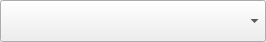
<?xml version="1.0" encoding="UTF-8"?>
<ui version="4.0">
 <class>GoodsDialog</class>
 <widget class="QWidget" name="GoodsDialog">
  <property name="geometry">
   <rect>
    <x>0</x>
    <y>0</y>
    <width>266</width>
    <height>42</height>
   </rect>
  </property>
  <property name="windowTitle">
   <string>Form</string>
  </property>
  <layout class="QVBoxLayout" name="verticalLayout">
   <property name="margin">
    <number>0</number>
   </property>
   <item>
    <widget class="QComboBox" name="_comboGoods">
     <property name="minimumSize">
      <size>
       <width>0</width>
       <height>42</height>
      </size>
     </property>
    </widget>
   </item>
  </layout>
 </widget>
 <resources/>
 <connections/>
</ui>
